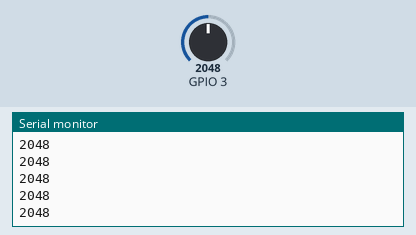
This sketch was run on a simulated ESP32. On the bench: the last lines printed to the serial monitor. The test bench sets the inputs (shaded band); at power-on: GPIO 3 = 2048 (analog values on the 0–4095 scale).

Above: at 1.2 s.
1.3 s: GPIO 3 set to 2866
At 1.36 s:
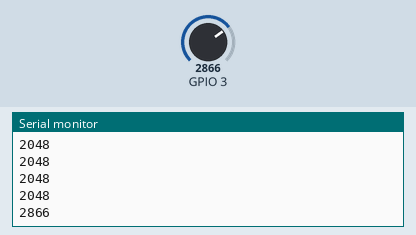
2.8 s: GPIO 3 set to 3603
At 2.8 s:
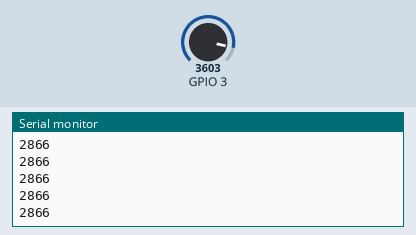
Timing chart, 0 to 5.8 s (numbered marks = the images above; inputs shaded):
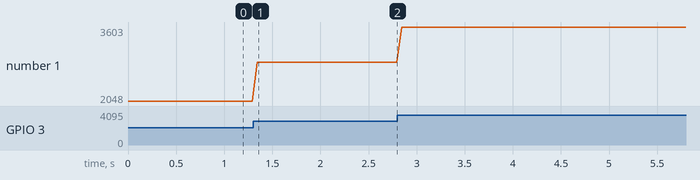

The sketch:

pot_test.ino
```cpp
void setup() {
  Serial.begin(115200);
  analogReadResolution(12);
  analogSetAttenuation(ADC_11db);
}
void loop() {
  long s = 0;
  for (int i = 0; i < 32; i++) s += analogRead(3);
  Serial.println(s / 32);
  delay(50);
}
```

Measured:
- after the input at 1.3 s, the serial monitor: prints a new line at once (image 1)
- plotted number 1: 2048 → 2866 after the input at 1.3 s, 2866 → 3603 after the input at 2.8 s
